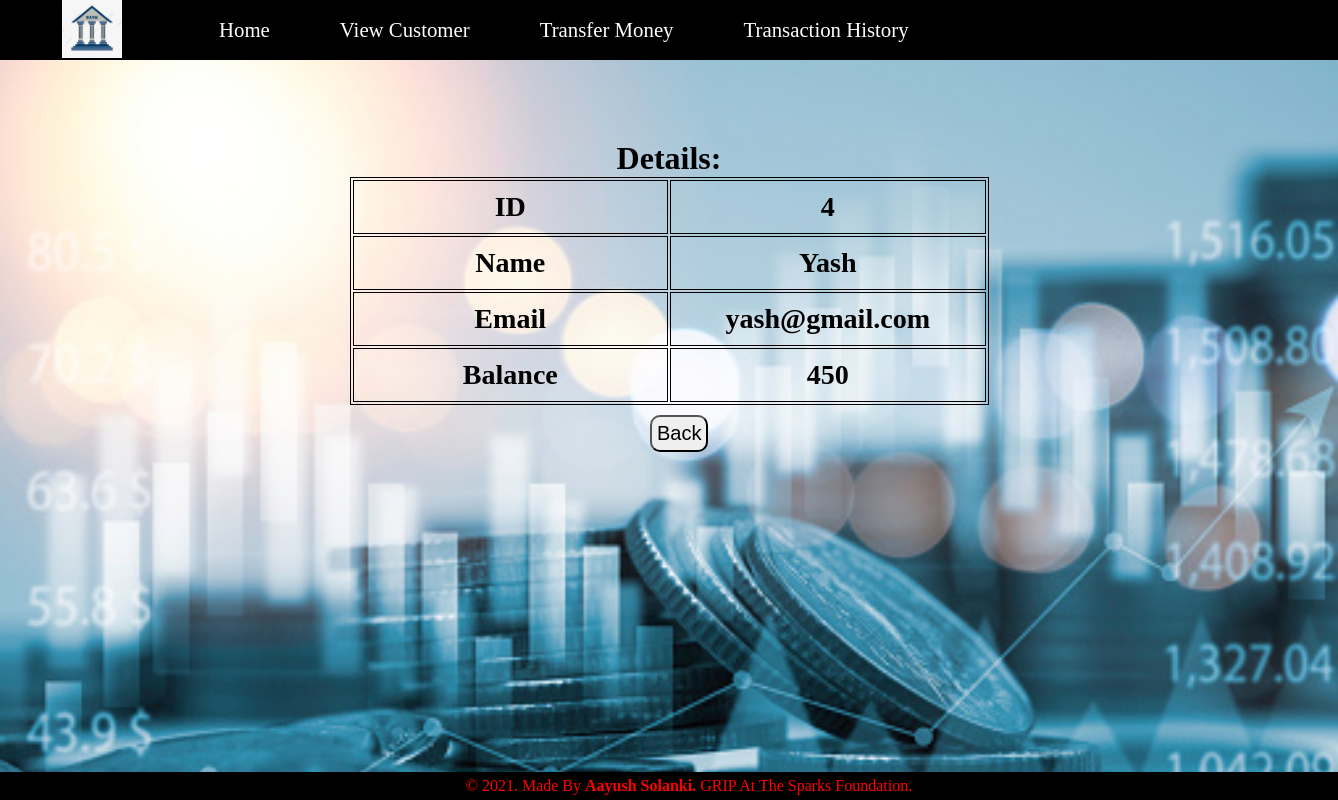
Page /view.php?id=4 on the committed database.
### tables this page shows
CREATE TABLE `users` (
  `Id` int(10) NOT NULL,
  `name` varchar(50) NOT NULL,
  `email` varchar(50) NOT NULL,
  `amount` double DEFAULT NULL
);

### view.php (the view, shortened to what this page needs)
<?php
include "navbar.php";
include "connection.php";
$id =$_GET["id"];
$sql = "select * from users where id = '$id'";
$result = $conn->query($sql);
$row = $result->fetch_object();
?>
<html>
<head>
</head>
<body >
	<div id="container">
	<table class="center">
		<h1>Details:</h1>
					<tr>
						<td><h3>ID</h3></td>
						<td><h3>
							<?php echo $row->Id?>
						</h3></td>
					</tr>
					<tr>
						<td><h3>Name</h3></td>
						<td><h3>
							<?php echo $row->name?>
						</h3></td>
					</tr>
					<tr>
						<td><h3>Email</h3></td>
						<td><h3>
							<?php echo $row->email?>
						</h3></td>
					</tr>
					<tr>
						<td><h3>Balance</h3></td>
						<td><h3>
							<?php echo $row->amount?>
						</h3></td>
					</tr>
			</table>
			<button type="button" class="button2" onclick="window.location.href='customer.php';">Back</button>
        </div>
</body>
</html>
<?php
include "footer.php";
?>

### style.css (style rules this page uses)
* { margin:0px; padding:0px; }
.center { text-align:center; }
td,th { border: 1px solid black; padding: 10px; }

### view.php (style rules this page uses)
table, th, td { border: 1px solid black; width: 50%; text-align: center; font-size: 1.5rem; }
th, td { padding: 5px; }
body { background-image: url('./img/bg2.jpg'); background-repeat: no-repeat; background-attachment: fixed; background-size: cover; }
.center { margin-left: auto; margin-right: auto; }
#container { justify-content: center; align-items: center; padding: 80px 30px; }
h1 { text-align: center; }
.button2 { padding: 5px; font-size: 20px; border-radius: 10px; justify-content: center; align-items: center; margin: 10px 620px; }

### rows in the picture
users: Id "4", name "Yash", email "yash@gmail.com", amount "450"
